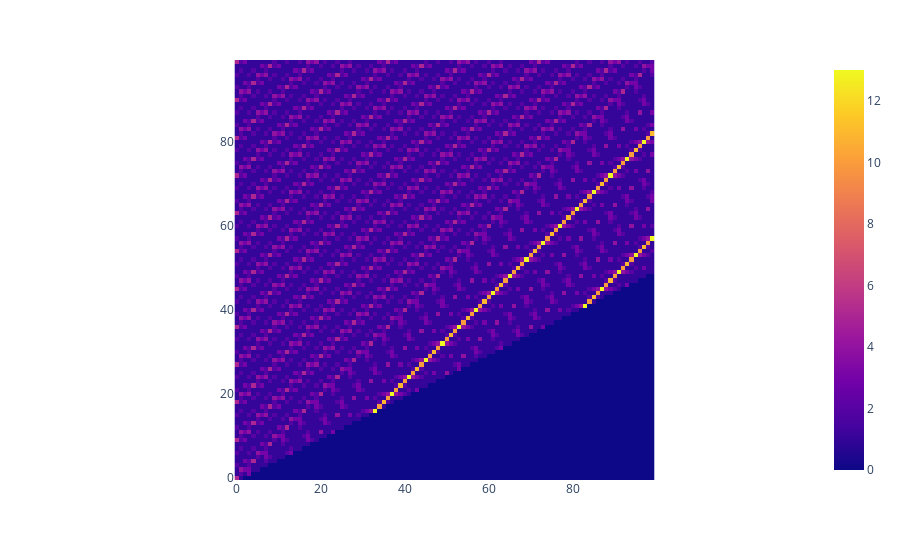
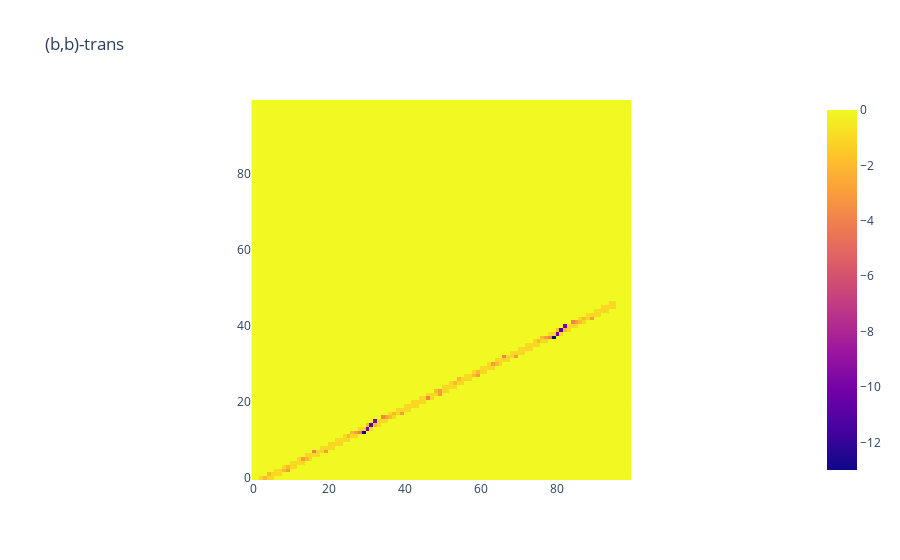
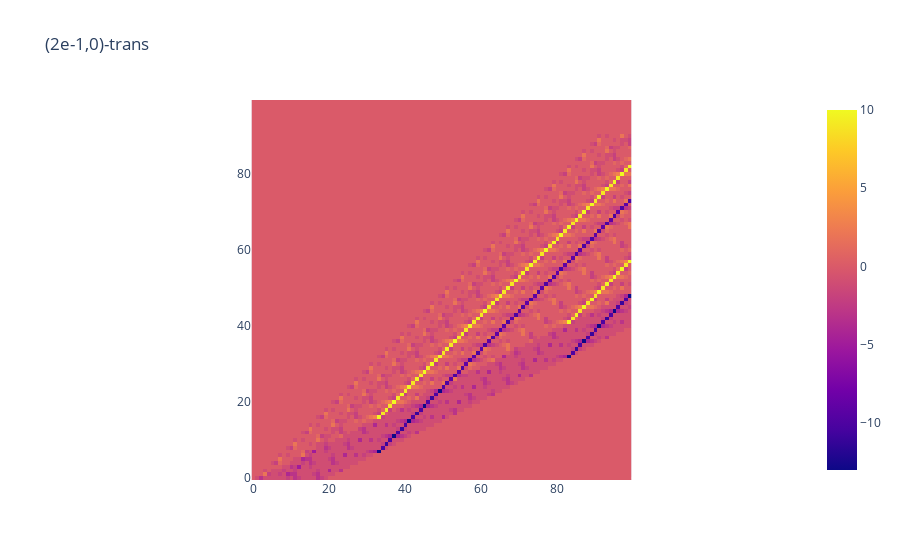

The notebook cell these images were saved under, in order:
### Markdown cell above
## Not tamed

### Code cell
e, r = 5, 2
shift = max(0, e - r)
size = 100
df = pd.read_csv(f"data/fix_T-L_B/T-L={e}_B={b}_100x100.csv")
px.imshow(df.values[:size, :size], origin="lower").show()
#---
mtx1 = []
for r in range(size):
    seq = []
    for i in range(size):
        try:
            seq += [df.values[r][i] - df.values[r + b][i + b]]
        except:
            seq += [0]
    mtx1 += [seq]
px.imshow(mtx1, origin="lower", title="(b,b)-trans").show()
#---
mtx2 = []
for r in range(size):
    seq = []
    for i in range(size):
        try:
            seq += [df.values[r][i] - df.values[r + 2 *e-1][i]]
        except:
            seq += [0]
    mtx2 += [seq]
px.imshow(mtx2, origin="lower", title="(2e-1,0)-trans").show()

### Figure 1 — Plotly figure (JSON) as saved in the notebook; plotly's stock layout.template omitted (floating-point values rounded to 4 significant figures; data arrays with more than 128 entries replaced by an {"elided": "..."} marker saying what was removed)
{"data": [{"coloraxis": "coloraxis", "hovertemplate": "x: %{x}<br>y: %{y}<br>color: %{z}<extra></extra>", "name": "0", "type": "heatmap", "xaxis": "x", "yaxis": "y", "z": {"elided": "100x100 int values"}}], "layout": {"autosize": true, "coloraxis": {"colorscale": [[0, "#0d0887"], [0.1111, "#46039f"], [0.2222, "#7201a8"], [0.3333, "#9c179e"], [0.4444, "#bd3786"], [0.5556, "#d8576b"], [0.6667, "#ed7953"], [0.7778, "#fb9f3a"], [0.8889, "#fdca26"], [1, "#f0f921"]]}, "margin": {"t": 60}, "xaxis": {"anchor": "y", "autorange": true, "constrain": "domain", "domain": [0.1798, 0.8202], "range": [-0.5, 99.5], "scaleanchor": "y"}, "yaxis": {"anchor": "x", "autorange": true, "constrain": "domain", "domain": [0, 1], "range": [-0.5, 99.5]}}}

### Figure 2 — Plotly figure (JSON) as saved in the notebook; plotly's stock layout.template omitted (floating-point values rounded to 4 significant figures; data arrays with more than 128 entries replaced by an {"elided": "..."} marker saying what was removed)
{"data": [{"coloraxis": "coloraxis", "hovertemplate": "x: %{x}<br>y: %{y}<br>color: %{z}<extra></extra>", "name": "0", "type": "heatmap", "xaxis": "x", "yaxis": "y", "z": {"elided": "100x100 int values"}}], "layout": {"autosize": true, "coloraxis": {"colorscale": [[0, "#0d0887"], [0.1111, "#46039f"], [0.2222, "#7201a8"], [0.3333, "#9c179e"], [0.4444, "#bd3786"], [0.5556, "#d8576b"], [0.6667, "#ed7953"], [0.7778, "#fb9f3a"], [0.8889, "#fdca26"], [1, "#f0f921"]]}, "title": {"text": "(b,b)-trans"}, "xaxis": {"anchor": "y", "autorange": true, "constrain": "domain", "domain": [0.2152, 0.7848], "range": [-0.5, 99.5], "scaleanchor": "y"}, "yaxis": {"anchor": "x", "autorange": true, "constrain": "domain", "domain": [0, 1], "range": [-0.5, 99.5]}}}

### Figure 3 — Plotly figure (JSON) as saved in the notebook; plotly's stock layout.template omitted (floating-point values rounded to 4 significant figures; data arrays with more than 128 entries replaced by an {"elided": "..."} marker saying what was removed)
{"data": [{"coloraxis": "coloraxis", "hovertemplate": "x: %{x}<br>y: %{y}<br>color: %{z}<extra></extra>", "name": "0", "type": "heatmap", "xaxis": "x", "yaxis": "y", "z": {"elided": "100x100 int values"}}], "layout": {"autosize": true, "coloraxis": {"colorscale": [[0, "#0d0887"], [0.1111, "#46039f"], [0.2222, "#7201a8"], [0.3333, "#9c179e"], [0.4444, "#bd3786"], [0.5556, "#d8576b"], [0.6667, "#ed7953"], [0.7778, "#fb9f3a"], [0.8889, "#fdca26"], [1, "#f0f921"]]}, "title": {"text": "(2e-1,0)-trans"}, "xaxis": {"anchor": "y", "autorange": true, "constrain": "domain", "domain": [0.2152, 0.7848], "range": [-0.5, 99.5], "scaleanchor": "y"}, "yaxis": {"anchor": "x", "autorange": true, "constrain": "domain", "domain": [0, 1], "range": [-0.5, 99.5]}}}
